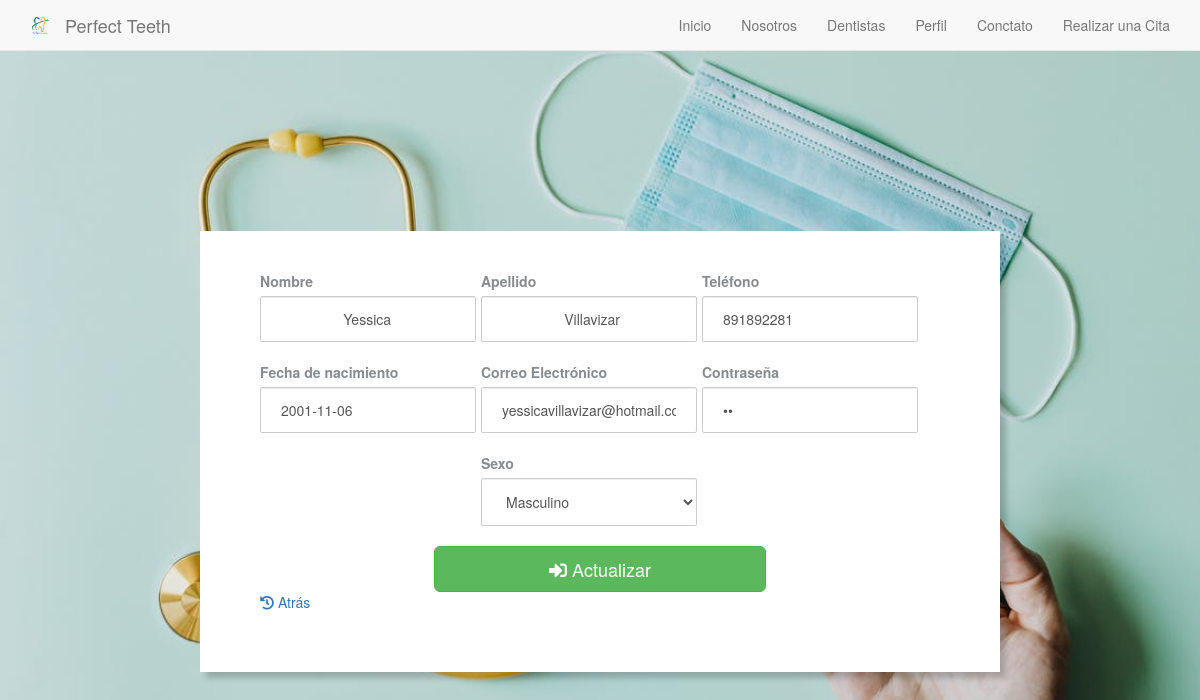
Before: /editar_paciente.php (signed in) with the older database file.
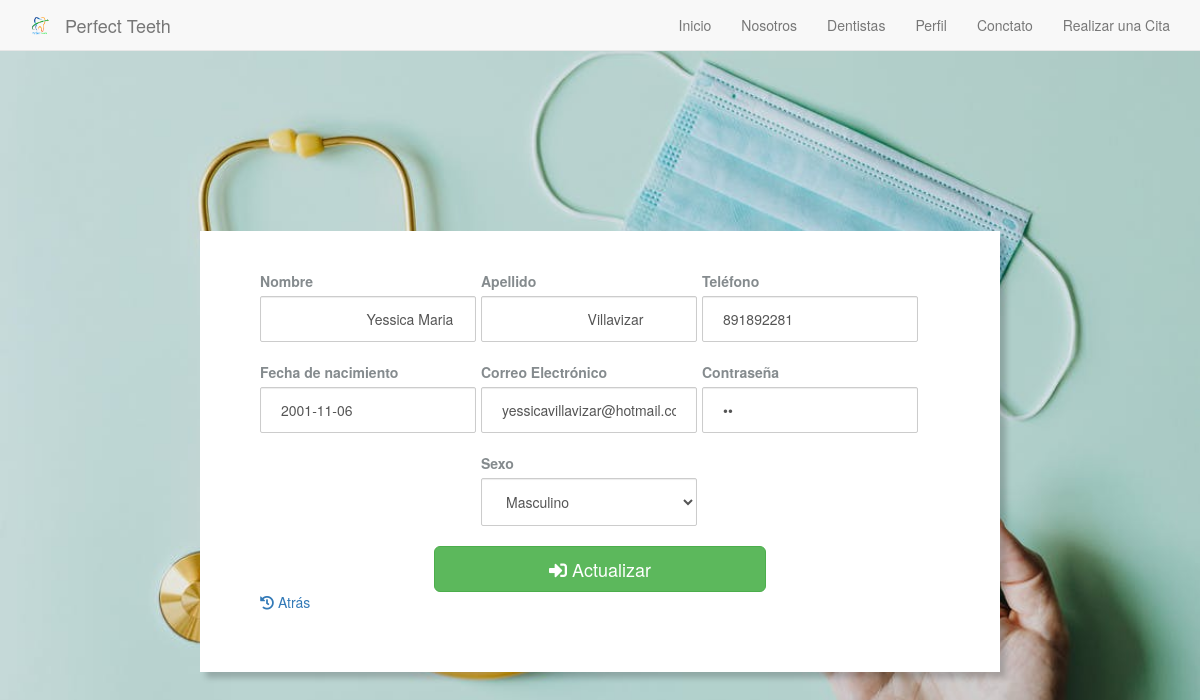
After: the same page with the newer database file.
### tables this page shows
CREATE TABLE `pacientes` (
  `id_paciente` int(11) NOT NULL,
  `nombre` varchar(255) NOT NULL,
  `apellido` varchar(255) NOT NULL,
  `telefono` varchar(50) NOT NULL,
  `sexo` varchar(60) NOT NULL,
  `fecha_nacimiento` date NOT NULL,
  `correo_electronico` varchar(255) NOT NULL,
  `clave` varchar(255) NOT NULL
);

### php/consultas.php (called while the page is built, shortened)
<?php
function consultarPaciente($link, $id)
{
    $query = "SELECT * FROM `pacientes` WHERE `id_paciente` = '$id'";
    $resultado = mysqli_query($link, $query);
    if (mysqli_num_rows($resultado) == 1) {
        $row = $resultado->fetch_assoc();
        return $row;
    } else {
        $_SESSION['MensajeTexto'] = "Error validando datos de usuario";
        $_SESSION['MensajeTipo'] = "p-3 mb-2 bg-danger text-white";
        header("Location: ./index.php");
    }
}

### editar_paciente.php (the view, shortened to what this page needs)
<?php
include_once('./php/conexionDB.php');
include_once('./php/consultas.php');
if (isset($_SESSION['id_paciente'])) {
    $vUsuario = $_SESSION['id_paciente'];
    $row = consultarPaciente($link, $vUsuario);
} else {
    $_SESSION['MensajeTexto'] = "Error acceso al sistema  no registrado.";
    $_SESSION['MensajeTipo'] = "p-3 mb-2 bg-danger text-white";
    header("Location: ./index.php");
}
?>
<!doctype html>
<html lang="en">
<head>
    <link rel="stylesheet" href="http://maxcdn.bootstrapcdn.com/bootstrap/3.3.7/css/bootstrap.min.css">
    <link rel="stylesheet" type="text/css" href="./src/css/editar_form.css">
    <link rel="stylesheet" href="src/css/lib/fontawesome/css/all.css">
</head>
<body id="top" data-spy="scroll" data-target=".navbar-collapse" data-offset="50">
    <section class="navbar navbar-default navbar-static-top" role="navigation">
        <div class="container">
            <div class="navbar-header">
                <a href=" ./principal.php" class="navbar-brand"><img src="src/img/logo.png" width="20px" height="20px" alt="Logo"></a>
                <a href=" ./principal.php" class="navbar-brand">Perfect Teeth </a>
            </div>
            <div class="collapse navbar-collapse">
                <ul class="nav navbar-nav navbar-right">
                    <li><a href="./principal.php#top" class="smoothScroll">Inicio</a></li>
                    <li><a href="./principal.php#about" class="smoothScroll">Nosotros</a></li>
                    <li><a href="./principal.php#team" class="smoothScroll">Dentistas</a></li>
                    <li><a href="./principal.php#perfil" class="smoothScroll">Perfil</a></li>
                    <li><a href="./principal.php#google-map" class="smoothScroll">Conctato</a></li>
                    <li class="appointment-btn"><a href="./principal.php#appointment">Realizar una Cita</a></li>
                </ul>
            </div>
        </div>
    </section>
    <div class="container">
        <div class="container" id="advanced-search-form">
            <form action="./crud/actualizar_paciente.php?accion=UDT" method="POST" enctype="multipart/form-data" autocomplete="off" class="form-horizontal">
                <div class="form-group">
                    <label for="first-name">Nombre</label>
                    <input type="text" class="form-control" value="  <?php echo $row['nombre'] ?>" name="name" placeholder="Nombre" id="first-name">
                </div>
                <div class="form-group">
                    <label for="last-name">Apellido</label>
                    <input type="text" class="form-control" value="  <?php echo $row['apellido'] ?>" name="apellido" placeholder="Apellido" id="last-name">
                </div>
                <div class="form-group">
                    <label for="number">Teléfono</label>
                    <input type="text" class="form-control" value="<?php echo $row['telefono'] ?>" name="cell" placeholder="Teléfono" id="number">
                </div>
                <div class="form-group">
                    <label for="age">Fecha de nacimiento</label>
                    <input type="text" class="form-control" value="<?php echo $row['fecha_nacimiento'] ?>" name="nacimiento" placeholder="nacimiento" id="age">
                </div>
                <div class="form-group">
                    <label for="email">Correo Electrónico</label>
                    <input type="email" class="form-control" value="<?php echo $row['correo_electronico'] ?>" name="correo" placeholder="Correo Eletronico" id="email">
                </div>
                <div class="form-group">
                    <label for="category">Contraseña</label>
                    <input type="password" class="form-control" value="<?php echo $row['clave'] ?>" placeholder="Contraseña" name="clave" id="category">
                </div>
                <div class="form-group">
                    <label for="sexo" class="font-weight-bold">Sexo</label>
                    <select class="form-control" name="sexo" required>
                        <option>Masculino</option>
                    </select>
                </div>
                <br>
                <button class="btn btn-success btn-lg btn-responsive" name="actualizar" id="search">
                    <i class="fas fa-sign-in-alt"></i> Actualizar
                </button>
                <div class="form-group">
                    <a href="principal.php"> <i class="fas fa-history"></i> Atrás </a>
                </div>
            </form>
        </div>
    </div>
</body>
</html>

### src/css/editar_form.css (style rules this page uses)
html { background: url("../img/fondo.jpg") no-repeat; background-size: cover; min-height: 100%; }
body { background:none; }
#advanced-search-form { background-color: #fff; max-width: 800px; margin: 160px auto 0; padding: 40px; color: #858b8e; box-shadow: 6px 6px 6px rgba(0,0,0,0.2); }
#advanced-search-form .form-group { margin-bottom: 20px; margin-left:20px; width: 30%; float:left; text-align: left; }
#advanced-search-form .form-control { padding: 12px 20px; height: auto; border-radius: 2px; }
#advanced-search-form .btn { width: 46%; margin: 20px auto 0; display: block; outline: none; }

Changed rows visible on the page:
changed pacientes "Villavizar": name "Yessica" → "Yessica Maria"
